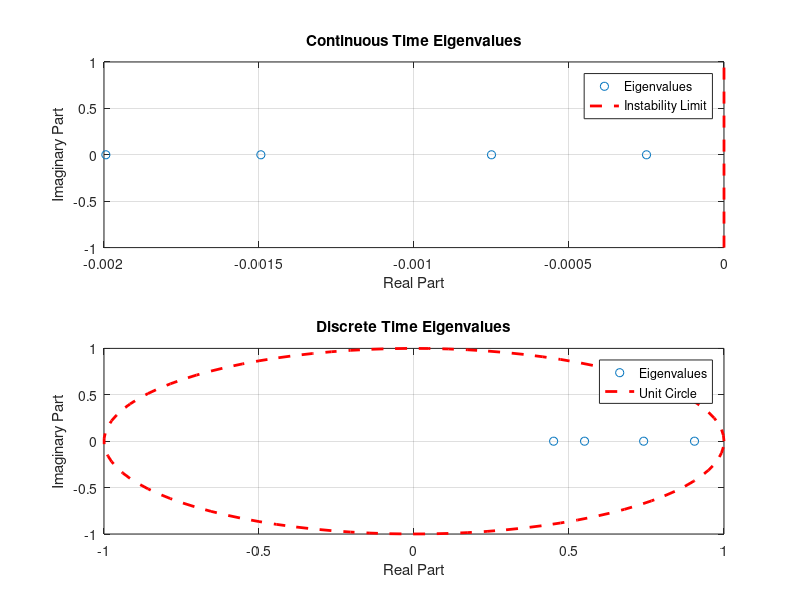

MATLAB code for this plot: (Note: this script raises an error after producing the figure.)
%% Temperature control example

clear
clc
close all

%% Variables definitions

Ts = 400; %temperature in a room changes slowly
N = 4;

alpha = 0.004;

qc = 0.005;
rc = 1000;

qd = 0.01;
rd = 1;

%sector variables 

theta_s = pi/4;

%state space matrices definition

gamma_1=6.22e-4;
gamma_2=2.5e-4;
gamma_e=2.5e-4;
gamma_ol=gamma_1+gamma_2+gamma_e;

A=[-gamma_ol gamma_2 gamma_1 0
    gamma_2 -gamma_ol 0 gamma_1
    gamma_1 0 -gamma_ol gamma_2
    0 gamma_1 gamma_2 -gamma_ol];
B=eye(4);
C=eye(4);
D=zeros(4);

%% Splitting the continuous time matrices

%write the decomposed system on the presentation defining B1,B2 and so on

B1 = B(:,1);
B2 = B(:,2);
B3 = B(:,3);
B4 = B(:,4);

C1 = C(1,:);
C2 = C(2,:);
C3 = C(3,:);
C4 = C(4,:);

B_comp = {B1 B2 B3 B4};
C_comp = {C1;C2;C3;C4};

%% Obtaining the system state space representations

sysCT = ss(A,B,C,D);

sysDT = c2d(sysCT,Ts,'zoh');

[F,G,H,L,Ts] = ssdata(sysDT);

%% Splitting the discrete time matrices

G1 = G(:,1);
G2 = G(:,2);
G3 = G(:,3);
G4 = G(:,4);

H1 = H(1,:);
H2 = H(2,:);
H3 = H(3,:);
H4 = H(4,:);

G_comp = {G1 G2 G3 G4};
H_comp = {H1;H2;H3;H4};

%% Continous time system analysis

Ec = eig(A);                %from the eigenvalues we can detect it's AS because of
rhoc = max(real(eig(A)));   %the negative real value of the eigen value even though
                            %one of them is near the origin

%% Discrete time system analysis

Ed = eig(F);                %from the the eigenvalues we can detect it's simple
rhod = max(abs(eig(F)));    %stable since one of the eigenvalues is on the UC

%% Plotting the eigenvalues

%continuous time

% Plot the eigenvalues in the complex plane
figure(17);
subplot(2,1,1);
plot(real(Ec), imag(Ec), 'o');
hold on;

% Plot a vertical line at the instability limit (real part becomes positive)
instability_limit = 0; % Set the instability limit
plot([instability_limit, instability_limit], ylim, 'r--', 'LineWidth', 2);

title('Continuous Time Eigenvalues');
xlabel('Real Part');
ylabel('Imaginary Part');
grid on;
legend('Eigenvalues', 'Instability Limit', 'Location', 'Best');
hold off;

%discrete time

subplot(2,1,2);
plot(real(Ed), imag(Ed), 'o');
hold on;

% Plot the unit circle
theta = linspace(0, 2*pi, 100);
plot(cos(theta), sin(theta), 'r--', 'LineWidth', 2);

title('Discrete Time Eigenvalues');
xlabel('Real Part');
ylabel('Imaginary Part');
grid on;
legend('Eigenvalues', 'Unit Circle', 'Location', 'Best');
hold off;

sgtitle('Plant');

%% Centralized case
%let's start by doing the centralized case

ContStruc_c = ones(N,N);

Cfm_c = di_fixed_modes( A, B_comp, C_comp, N, ContStruc_c, 2);
Cfm_d = di_fixed_modes( F, G_comp, H_comp, N, ContStruc_c, 2);

[K_cc,rho_cc,feas_cc] = LMI_CT_DeDicont(A,B_comp,C_comp,N,ContStruc_c);
[K_dc,rho_dc,feas_dc] = LMI_DT_DeDicont(F,G_comp,H_comp,N,ContStruc_c);

[K_cc_a, rho_cc_a, feas_cc_a] = LMI_CT_DeDicont_perf_alpha(A,B_comp,C_comp,N,ContStruc_c,alpha);
[K_dc_p, rho_dc_p, feas_dc_p] = LMI_DT_DeDicont_perf_p(F,G_comp,H_comp,N,ContStruc_c,0.5);

[K_cc_s, rho_cc_s, feas_cc_s] = LMI_CT_DeDicont_sector(A,B_comp,C_comp,N,ContStruc_c,theta_s);

[K_cc_h2, rho_cc_h2, feas_cc_h2] = LMI_CT_DeDicont_H2(A,B_comp,C_comp,N,ContStruc_c,qc,rc);
[K_dc_h2, rho_dc_h2, feas_dc_h2] = LMI_DT_DeDicont_H2(F,G_comp,H_comp,N,ContStruc_c,qd,rd);


%% Trajectories for centralized case

x0 = [2; 1; 0.5; 0.7;]; %Initial states

%discrete time 
FCL_1 = (F + K_dc*G);           %closed loop stability LMI
FCL_2 = (F + K_dc_p*G);         %closed loop performance LMI
FCL_3 = (F + K_dc_h2*G);        %closed loop H2 minimization

x_lmi_1 = zeros(4,20);
x_lmi_2 = zeros(4,20);
x_lmi_3 = zeros(4,20);

x_lmi_1(:,1) = x0;
x_lmi_2(:,1) = x0;
x_lmi_3(:,1) = x0;

for i = 1:20
    x_lmi_1(:,i+1) = FCL_1*x_lmi_1(:,i);
    x_lmi_2(:,i+1) = FCL_2*x_lmi_2(:,i);
    x_lmi_3(:,i+1) = FCL_3*x_lmi_3(:,i);
end

figure(1);
subplot(3,1,1);
plot((0:20)*Ts, x_lmi_1);
xlabel('Time');
ylabel('Outputs');
title('Discrete Time Trajectories with Standard LMI');
legend('y1', 'y2','y3','y4');  
grid on;

subplot(3,1,2);
plot((0:20)*Ts, x_lmi_2);
xlabel('Time');
ylabel('Outputs');
title('Discrete Time Trajectories with Performance LMI');
legend('y1', 'y2','y3','y4');  
grid on;

subplot(3,1,3);
plot((0:20)*Ts, x_lmi_3);
xlabel('Time');
ylabel('Outputs');
title('Discrete Time Trajectories with H2 minimization');
legend('y1', 'y2','y3','y4');  
grid on;

sgtitle('Centralized case');

%continous time

ACL_1 = (A+K_cc*B);             %closed loop stability LMI
ACL_2 = (A+K_cc_a*B);           %closed loop performance LMI
ACL_3 = (A+K_cc_s*B);           %closed loop sector LMI
ACL_4 = (A+K_cc_h2*B);          %closed loop H2 minimization
BCL = zeros(4);
CCL = C;
DCL = D;

sysCT_CL_1 = ss(ACL_1, BCL, CCL, DCL);
sysCT_CL_2 = ss(ACL_2, BCL, CCL, DCL);
sysCT_CL_3 = ss(ACL_3, BCL, CCL, DCL);
sysCT_CL_4 = ss(ACL_4, BCL, CCL, DCL);

t = linspace(0, 10, 1000); % Adjust the time span and resolution as needed

[y1, t1] = lsim(sysCT_CL_1, zeros(length(t),4), t, x0);

t = linspace(0, 2000, 200000);

[y2, t2] = lsim(sysCT_CL_2, zeros(length(t),4), t, x0);
[y3, t3] = lsim(sysCT_CL_3, zeros(length(t),4), t, x0);
[y4, t4] = lsim(sysCT_CL_4, zeros(length(t),4), t, x0);

figure(2);
subplot(4,1,1);
plot(t1, y1);
xlabel('Time');
ylabel('Outputs');
title('Continuous Time Trajectories with Standard LMI');
legend('y1', 'y2','y3','y4');  
grid on;

subplot(4,1,2);
plot(t2, y2);
xlabel('Time');
ylabel('Outputs');
title('Continuous Time Trajectories with Performance LMI');
legend('y1', 'y2','y3','y4');  
grid on;

subplot(4,1,3);
plot(t3, y3);
xlabel('Time');
ylabel('Outputs');
title('Continuous Time Trajectories with Sector LMI');
legend('y1', 'y2','y3','y4');  
grid on;

subplot(4,1,4);
plot(t4, y4);
xlabel('Time');
ylabel('Outputs');
title('Continuous Time Trajectories with H2 minimization');
legend('y1', 'y2','y3','y4');  
grid on;

sgtitle('Centralized case');

%% Eigenvalues for the closed loop [centralized case]

%continous time case
eig_v_cc = eig(ACL_1);          %stability LMI case
eig_v_cc_a = eig(ACL_2);        %performance LMI case
eig_v_cc_s = eig(ACL_3);        %sector LMI case
eig_v_cc_h2 = eig(ACL_4);       %H2 minimization case

%discrete time case
eig_v_dc = eig(FCL_1);          %stability LMI case
eig_v_dc_p = eig(FCL_2);        %performance LMI case
eig_v_dc_h2 = eig(FCL_3);       %H2 minimization case  

%% Plotting the eigenvalues

%continuous time

% Plot the eigenvalues in the complex plane
figure(3);
subplot(4,1,1);
plot(real(eig_v_cc), imag(eig_v_cc), 'o');
hold on;

% Plot a vertical line at the instability limit (real part becomes positive)
instability_limit = 0; % Set the instability limit
plot([instability_limit, instability_limit], ylim, 'r--', 'LineWidth', 2);

title('Continuous Time Eigenvalues with Standard LMI');
xlabel('Real Part');
ylabel('Imaginary Part');
grid on;
legend('Eigenvalues', 'Instability Limit', 'Location', 'Best');
hold off;

subplot(4,1,2);
plot(real(eig_v_cc_a), imag(eig_v_cc_a), 'o');
hold on;

% Plot a vertical line at the instability limit (real part becomes positive)
instability_limit = 0; % Set the instability limit
plot([instability_limit, instability_limit], ylim, 'r--', 'LineWidth', 2);

title('Continuous Time Eigenvalues with Performance LMI');
xlabel('Real Part');
ylabel('Imaginary Part');
grid on;
legend('Eigenvalues', 'Instability Limit', 'Location', 'Best');
hold off;

subplot(4,1,3);
plot(real(eig_v_cc_s), imag(eig_v_cc_s), 'o');
hold on;

% Plot a vertical line at the instability limit (real part becomes positive)
instability_limit = 0; % Set the instability limit
plot([instability_limit, instability_limit], ylim, 'r--', 'LineWidth', 2);

title('Continuous Time Eigenvalues with Sector LMI');
xlabel('Real Part');
ylabel('Imaginary Part');
grid on;
legend('Eigenvalues', 'Instability Limit', 'Location', 'Best');
hold off;

subplot(4,1,4);
plot(real(eig_v_cc_h2), imag(eig_v_cc_h2), 'o');
hold on;

% Plot a vertical line at the instability limit (real part becomes positive)
instability_limit = 0; % Set the instability limit
plot([instability_limit, instability_limit], ylim, 'r--', 'LineWidth', 2);

title('Continuous Time Eigenvalues with H2 minimization');
xlabel('Real Part');
ylabel('Imaginary Part');
grid on;
legend('Eigenvalues', 'Instability Limit', 'Location', 'Best');
hold off;

sgtitle('Centralized case');

%discrete time

% Plot the eigenvalues in the complex plane
figure(4);
subplot(3,1,1);
plot(real(eig_v_dc), imag(eig_v_dc), 'o');
hold on;

% Plot the unit circle
theta = linspace(0, 2*pi, 100);
plot(cos(theta), sin(theta), 'r--', 'LineWidth', 2);

title('Discrete Time Eigenvalues with Standard LMI');
xlabel('Real Part');
ylabel('Imaginary Part');
grid on;
legend('Eigenvalues', 'Unit Circle', 'Location', 'Best');
hold off;

subplot(3,1,2);
plot(real(eig_v_dc_p), imag(eig_v_dc_p), 'o');
hold on;

% Plot the unit circle
theta = linspace(0, 2*pi, 100);
plot(cos(theta), sin(theta), 'r--', 'LineWidth', 2);

title('Discrete Time Eigenvalues with Performance LMI');
xlabel('Real Part');
ylabel('Imaginary Part');
grid on;
legend('Eigenvalues', 'Unit Circle', 'Location', 'Best');
hold off;

subplot(3,1,3);
plot(real(eig_v_dc_h2), imag(eig_v_dc_h2), 'o');
hold on;

% Plot the unit circle
theta = linspace(0, 2*pi, 100);
plot(cos(theta), sin(theta), 'r--', 'LineWidth', 2);

title('Discrete Time Eigenvalues with H2 Minimization');
xlabel('Real Part');
ylabel('Imaginary Part');
grid on;
legend('Eigenvalues', 'Unit Circle', 'Location', 'Best');
hold off;

sgtitle('Centralized case');

%% Decentralized case

ConstStruc_de = eye(N);

Defm_c = di_fixed_modes( A, B_comp, C_comp, N, ConstStruc_de, 2);  
Defm_d = di_fixed_modes( F, G_comp, H_comp, N, ConstStruc_de, 2);

[K_cde,rho_cde,feas_cde] = LMI_CT_DeDicont(A,B_comp,C_comp,N,ConstStruc_de);
[K_dde,rho_dde,feas_dde] = LMI_DT_DeDicont(F,G_comp,H_comp,N,ConstStruc_de);

[K_cde_a, rho_cde_a, feas_cde_a] = LMI_CT_DeDicont_perf_alpha(A,B_comp,C_comp,N,ConstStruc_de,alpha);
[K_dde_p, rho_dde_p, feas_dde_p] = LMI_DT_DeDicont_perf_p(F,G_comp,H_comp,N,ConstStruc_de,0.5);

[K_cde_s, rho_cde_s, feas_cde_s] = LMI_CT_DeDicont_sector(A,B_comp,C_comp,N,ConstStruc_de,theta_s);

[K_cde_h2, rho_cde_h2, feas_cde_h2] = LMI_CT_DeDicont_H2(A,B_comp,C_comp,N,ConstStruc_de, qc, rc);
[K_dde_h2, rho_dde_h2, feas_dde_h2] = LMI_DT_DeDicont_H2(F,G_comp,H_comp,N,ConstStruc_de, qd, rd);


%% Trajectories for decentralized

x0 = [2; 1; 0.5; 0.7;]; %Initial states

%discrete time 
FCL_1 = (F + K_dde*G);          %closed loop stability LMI
FCL_2 = (F + K_dde_p*G);        %closed loop performance LMI
FCL_3 = (F + K_dde_h2*G);       %closed loop H2 minimization

x_lmi_1 = zeros(4,20);
x_lmi_2 = zeros(4,20);
x_lmi_3 = zeros(4,20);

x_lmi_1(:,1) = x0;
x_lmi_2(:,1) = x0;
x_lmi_3(:,1) = x0;

for i = 1:20
    x_lmi_1(:,i+1) = FCL_1*x_lmi_1(:,i);
    x_lmi_2(:,i+1) = FCL_2*x_lmi_2(:,i);
    x_lmi_3(:,i+1) = FCL_3*x_lmi_3(:,i);
end

figure(5);
subplot(3,1,1);
plot((0:20)*Ts, x_lmi_1);
xlabel('Time');
ylabel('Outputs');
title('Discrete Time Trajectories with Standard LMI');
legend('y1', 'y2','y3','y4');  
grid on;

subplot(3,1,2);
plot((0:20)*Ts, x_lmi_2);
xlabel('Time');
ylabel('Outputs');
title('Discrete Time Trajectories with Performance LMI');
legend('y1', 'y2','y3','y4');  
grid on;

subplot(3,1,3);
plot((0:20)*Ts, x_lmi_3);
xlabel('Time');
ylabel('Outputs');
title('Discrete Time Trajectories with H2 minimization LMI');
legend('y1', 'y2','y3','y4');  
grid on;

sgtitle('Decentralized case');

%continous time

ACL_1 = (A+K_cde*B);
ACL_2 = (A+K_cde_a*B);
ACL_3 = (A+K_cde_s*B);
ACL_4 = (A+K_cde_h2*B);
BCL = zeros(4);
CCL = C;
DCL = D;

sysCT_CL_1 = ss(ACL_1, BCL, CCL, DCL);
sysCT_CL_2 = ss(ACL_2, BCL, CCL, DCL);
sysCT_CL_3 = ss(ACL_3, BCL, CCL, DCL);
sysCT_CL_4 = ss(ACL_4, BCL, CCL, DCL);

t = linspace(0, 10, 1000); % Adjust the time span and resolution as needed

[y1, t1] = lsim(sysCT_CL_1, zeros(length(t),4), t, x0);

t = linspace(0, 2000, 200000);

[y2, t2] = lsim(sysCT_CL_2, zeros(length(t),4), t, x0);
[y3, t3] = lsim(sysCT_CL_3, zeros(length(t),4), t, x0);
[y4, t4] = lsim(sysCT_CL_4, zeros(length(t),4), t, x0);

figure(6);
subplot(4,1,1);
plot(t1, y1);
xlabel('Time');
ylabel('Outputs');
title('Continuous Time Trajectories with Standard LMI');
legend('y1', 'y2','y3','y4');  
grid on;

subplot(4,1,2);
plot(t2, y2);
xlabel('Time');
ylabel('Outputs');
title('Continuous Time Trajectories with Performance LMI');
legend('y1', 'y2','y3','y4');  
grid on;

subplot(4,1,3);
plot(t3, y3);
xlabel('Time');
ylabel('Outputs');
title('Continuous Time Trajectories with Sector LMI');
legend('y1', 'y2','y3','y4');  
grid on;

subplot(4,1,4);
plot(t4, y4);
xlabel('Time');
ylabel('Outputs');
title('Continuous Time Trajectories with H2 minimization');
legend('y1', 'y2','y3','y4');  
grid on;

sgtitle('Decentralized case');

%% Eigenvalues for the closed loop [decentralized case]

%continous time case
eig_v_cde = eig(ACL_1);          %stability LMI case
eig_v_cde_a = eig(ACL_2);        %performance LMI case
eig_v_cde_s = eig(ACL_3);        %sector LMI case
eig_v_cde_h2 = eig(ACL_4);       %H2 minimization case

%discrete time case
eig_v_dde = eig(FCL_1);          %stability LMI case
eig_v_dde_p = eig(FCL_2);        %performance LMI case
eig_v_dde_h2 = eig(FCL_3);       %H2 minimization case 

%% Plotting the eigenvalues

%continuous time

% Plot the eigenvalues in the complex plane
figure(7);
subplot(4,1,1);
plot(real(eig_v_cde), imag(eig_v_cde), 'o');
hold on;

% Plot a vertical line at the instability limit (real part becomes positive)
instability_limit = 0; % Set the instability limit
plot([instability_limit, instability_limit], ylim, 'r--', 'LineWidth', 2);

title('Continuous Time Eigenvalues with Standard LMI');
xlabel('Real Part');
ylabel('Imaginary Part');
grid on;
legend('Eigenvalues', 'Instability Limit', 'Location', 'Best');
hold off;

subplot(4,1,2);
plot(real(eig_v_cde_a), imag(eig_v_cde_a), 'o');
hold on;

% Plot a vertical line at the instability limit (real part becomes positive)
instability_limit = 0; % Set the instability limit
plot([instability_limit, instability_limit], ylim, 'r--', 'LineWidth', 2);

title('Continuous Time Eigenvalues with Performance LMI');
xlabel('Real Part');
ylabel('Imaginary Part');
grid on;
legend('Eigenvalues', 'Instability Limit', 'Location', 'Best');
hold off;

subplot(4,1,3);
plot(real(eig_v_cde_s), imag(eig_v_cde_s), 'o');
hold on;

% Plot a vertical line at the instability limit (real part becomes positive)
instability_limit = 0; % Set the instability limit
plot([instability_limit, instability_limit], ylim, 'r--', 'LineWidth', 2);

title('Continuous Time Eigenvalues with Sector LMI');
xlabel('Real Part');
ylabel('Imaginary Part');
grid on;
legend('Eigenvalues', 'Instability Limit', 'Location', 'Best');
hold off;

subplot(4,1,4);
plot(real(eig_v_cde_h2), imag(eig_v_cde_h2), 'o');
hold on;

% Plot a vertical line at the instability limit (real part becomes positive)
instability_limit = 0; % Set the instability limit
plot([instability_limit, instability_limit], ylim, 'r--', 'LineWidth', 2);

title('Continuous Time Eigenvalues with H2 minimization');
xlabel('Real Part');
ylabel('Imaginary Part');
grid on;
legend('Eigenvalues', 'Instability Limit', 'Location', 'Best');
hold off;

sgtitle('Decentralized case');

%discrete time

% Plot the eigenvalues in the complex plane
figure(8);
subplot(3,1,1);
plot(real(eig_v_dde), imag(eig_v_dde), 'o');
hold on;

% Plot the unit circle
theta = linspace(0, 2*pi, 100);
plot(cos(theta), sin(theta), 'r--', 'LineWidth', 2);

title('Discrete Time Eigenvalues with Standard LMI');
xlabel('Real Part');
ylabel('Imaginary Part');
grid on;
legend('Eigenvalues', 'Unit Circle', 'Location', 'Best');
hold off;

subplot(3,1,2);
plot(real(eig_v_dde_p), imag(eig_v_dde_p), 'o');
hold on;

% Plot the unit circle
theta = linspace(0, 2*pi, 100);
plot(cos(theta), sin(theta), 'r--', 'LineWidth', 2);

title('Discrete Time Eigenvalues with Performance LMI');
xlabel('Real Part');
ylabel('Imaginary Part');
grid on;
legend('Eigenvalues', 'Unit Circle', 'Location', 'Best');
hold off;

subplot(3,1,3);
plot(real(eig_v_dde_h2), imag(eig_v_dde_h2), 'o');
hold on;

% Plot the unit circle
theta = linspace(0, 2*pi, 100);
plot(cos(theta), sin(theta), 'r--', 'LineWidth', 2);

title('Discrete Time Eigenvalues with H2 Minimization');
xlabel('Real Part');
ylabel('Imaginary Part');
grid on;
legend('Eigenvalues', 'Unit Circle', 'Location', 'Best');
hold off;

sgtitle('Decentralized case');

%% Distributed case (case 1)
%let's consider the first case in which each room communicates with its
%neighbours

ConstStruc_di_1 = [1 1 1 0;
                 1 1 0 1;
                 1 0 1 1;
                 0 1 1 1;];

Di_1_fm_c = di_fixed_modes( A, B_comp, C_comp, N, ConstStruc_di_1, 2);  
Di_1_fm_d = di_fixed_modes( F, G_comp, H_comp, N, ConstStruc_di_1, 2);

[K_cdi_1,rho_cdi_1,feas_cdi_1] = LMI_CT_DeDicont(A,B_comp,C_comp,N,ConstStruc_di_1);
[K_ddi_1,rho_ddi_1,feas_ddi_1] = LMI_DT_DeDicont(F,G_comp,H_comp,N,ConstStruc_di_1);

[K_cdi_a_1, rho_cdi_a_1, feas_cdi_a_1] = LMI_CT_DeDicont_perf_alpha(A,B_comp,C_comp,N,ConstStruc_di_1,alpha);
[K_ddi_p_1, rho_ddi_p_1, feas_ddi_p_1] = LMI_DT_DeDicont_perf_p(F,G_comp,H_comp,N,ConstStruc_di_1,0.5);

[K_cdi_s_1, rho_cdi_s_1, feas_cdi_s_1] = LMI_CT_DeDicont_sector(A,B_comp,C_comp,N,ConstStruc_di_1,theta_s);

[K_cdi_h2_1, rho_cdi_h2_1, feas_cdi_h2_1] = LMI_CT_DeDicont_H2(A,B_comp,C_comp,N,ConstStruc_di_1,qc,rc);
[K_ddi_h2_1, rho_ddi_h2_1, feas_ddi_h2_1] = LMI_DT_DeDicont_H2(F,G_comp,H_comp,N,ConstStruc_di_1,qd,rd);

%% Trajectories for distributed (1st case)

x0 = [2; 1; 0.5; 0.7;]; %Initial states

%discrete time 
FCL_1 = (F + K_ddi_1*G);            %closed loop stability LMI
FCL_2 = (F + K_ddi_p_1*G);          %closed loop performance LMI
FCL_3 = (F + K_ddi_h2_1*G);         %closed loop H2 minimization

x_lmi_1 = zeros(4,20);
x_lmi_2 = zeros(4,20);
x_lmi_3 = zeros(4,20);

x_lmi_1(:,1) = x0;
x_lmi_2(:,1) = x0;
x_lmi_3(:,1) = x0;

for i = 1:20
    x_lmi_1(:,i+1) = FCL_1*x_lmi_1(:,i);
    x_lmi_2(:,i+1) = FCL_2*x_lmi_2(:,i);
    x_lmi_3(:,i+1) = FCL_3*x_lmi_3(:,i);
end

figure(9);
subplot(3,1,1);
plot((0:20)*Ts, x_lmi_1);
xlabel('Time');
ylabel('Outputs');
title('Discrete Time Trajectories with Standard LMI');
legend('y1', 'y2','y3','y4');  
grid on;

subplot(3,1,2);
plot((0:20)*Ts, x_lmi_2);
xlabel('Time');
ylabel('Outputs');
title('Discrete Time Trajectories with Performance LMI');
legend('y1', 'y2','y3','y4');  
grid on;

subplot(3,1,3);
plot((0:20)*Ts, x_lmi_3);
xlabel('Time');
ylabel('Outputs');
title('Discrete Time Trajectories with H2 minimization');
legend('y1', 'y2','y3','y4');  
grid on;

sgtitle('Distributed case (case 1)');

%continous time

ACL_1 = (A+K_cdi_1*B);
ACL_2 = (A+K_cdi_a_1*B);
ACL_3 = (A+K_cdi_s_1*B);
ACL_4 = (A+K_cdi_h2_1*B);

BCL = zeros(4);
CCL = C;
DCL = D;

sysCT_CL_1 = ss(ACL_1, BCL, CCL, DCL);
sysCT_CL_2 = ss(ACL_2, BCL, CCL, DCL);
sysCT_CL_3 = ss(ACL_3, BCL, CCL, DCL);
sysCT_CL_4 = ss(ACL_4, BCL, CCL, DCL);

t = linspace(0, 10, 1000); % Adjust the time span and resolution as needed

[y1, t1] = lsim(sysCT_CL_1, zeros(length(t),4), t, x0);

t = linspace(0, 2000, 200000);

[y2, t2] = lsim(sysCT_CL_2, zeros(length(t),4), t, x0);
[y3, t3] = lsim(sysCT_CL_3, zeros(length(t),4), t, x0);
[y4, t4] = lsim(sysCT_CL_4, zeros(length(t),4), t, x0);

figure(10);
subplot(4,1,1);
plot(t1, y1);
xlabel('Time');
ylabel('Outputs');
title('Continuous Time Trajectories with Standard LMI');
legend('y1', 'y2','y3','y4');  
grid on;

subplot(4,1,2);
plot(t2, y2);
xlabel('Time');
ylabel('Outputs');
title('Continuous Time Trajectories with Performance LMI');
legend('y1', 'y2','y3','y4');  
grid on;

subplot(4,1,3);
plot(t3, y3);
xlabel('Time');
ylabel('Outputs');
title('Continuous Time Trajectories with Sector LMI');
legend('y1', 'y2','y3','y4');  
grid on;

subplot(4,1,4);
plot(t4, y4);
xlabel('Time');
ylabel('Outputs');
title('Continuous Time Trajectories with H2 minimization');
legend('y1', 'y2','y3','y4');  
grid on;

sgtitle('Distributed case (case 1)');

%% Eigenvalues for the closed loop [distributed case 1]

%continous time case
eig_v_cdi_1 = eig(ACL_1);          %stability LMI case
eig_v_cdi_a_1 = eig(ACL_2);        %performance LMI case
eig_v_cdi_s_1 = eig(ACL_3);        %sector LMI case
eig_v_cdi_h2_1 = eig(ACL_4);       %H2 minimization case

%discrete time case
eig_v_ddi_1 = eig(FCL_1);          %stability LMI case
eig_v_ddi_p_1 = eig(FCL_2);        %performance LMI case
eig_v_ddi_h2_1 = eig(FCL_3);       %H2 minimization case 

%% Plotting the eigenvalues

%continuous time

% Plot the eigenvalues in the complex plane
figure(11);
subplot(4,1,1);
plot(real(eig_v_cdi_1), imag(eig_v_cdi_1), 'o');
hold on;

% Plot a vertical line at the instability limit (real part becomes positive)
instability_limit = 0; % Set the instability limit
plot([instability_limit, instability_limit], ylim, 'r--', 'LineWidth', 2);

title('Continuous Time Eigenvalues with Standard LMI');
xlabel('Real Part');
ylabel('Imaginary Part');
grid on;
legend('Eigenvalues', 'Instability Limit', 'Location', 'Best');
hold off;

subplot(4,1,2);
plot(real(eig_v_cdi_a_1), imag(eig_v_cdi_a_1), 'o');
hold on;

% Plot a vertical line at the instability limit (real part becomes positive)
instability_limit = 0; % Set the instability limit
plot([instability_limit, instability_limit], ylim, 'r--', 'LineWidth', 2);

title('Continuous Time Eigenvalues with Performance LMI');
xlabel('Real Part');
ylabel('Imaginary Part');
grid on;
legend('Eigenvalues', 'Instability Limit', 'Location', 'Best');
hold off;

subplot(4,1,3);
plot(real(eig_v_cdi_s_1), imag(eig_v_cdi_s_1), 'o');
hold on;

% Plot a vertical line at the instability limit (real part becomes positive)
instability_limit = 0; % Set the instability limit
plot([instability_limit, instability_limit], ylim, 'r--', 'LineWidth', 2);

title('Continuous Time Eigenvalues with Sector LMI');
xlabel('Real Part');
ylabel('Imaginary Part');
grid on;
legend('Eigenvalues', 'Instability Limit', 'Location', 'Best');
hold off;

subplot(4,1,4);
plot(real(eig_v_cdi_h2_1), imag(eig_v_cdi_h2_1), 'o');
hold on;

% Plot a vertical line at the instability limit (real part becomes positive)
instability_limit = 0; % Set the instability limit
plot([instability_limit, instability_limit], ylim, 'r--', 'LineWidth', 2);

title('Continuous Time Eigenvalues with H2 minimization');
xlabel('Real Part');
ylabel('Imaginary Part');
grid on;
legend('Eigenvalues', 'Instability Limit', 'Location', 'Best');
hold off;

sgtitle('Distributed case (case 1)');

%discrete time

% Plot the eigenvalues in the complex plane
figure(12);
subplot(3,1,1);
plot(real(eig_v_ddi_1), imag(eig_v_ddi_1), 'o');
hold on;

% Plot the unit circle
theta = linspace(0, 2*pi, 100);
plot(cos(theta), sin(theta), 'r--', 'LineWidth', 2);

title('Discrete Time Eigenvalues with Standard LMI');
xlabel('Real Part');
ylabel('Imaginary Part');
grid on;
legend('Eigenvalues', 'Unit Circle', 'Location', 'Best');
hold off;

subplot(3,1,2);
plot(real(eig_v_ddi_p_1), imag(eig_v_ddi_p_1), 'o');
hold on;

% Plot the unit circle
theta = linspace(0, 2*pi, 100);
plot(cos(theta), sin(theta), 'r--', 'LineWidth', 2);

title('Discrete Time Eigenvalues with Performance LMI');
xlabel('Real Part');
ylabel('Imaginary Part');
grid on;
legend('Eigenvalues', 'Unit Circle', 'Location', 'Best');
hold off;

subplot(3,1,3);
plot(real(eig_v_ddi_h2_1), imag(eig_v_ddi_h2_1), 'o');
hold on;

% Plot the unit circle
theta = linspace(0, 2*pi, 100);
plot(cos(theta), sin(theta), 'r--', 'LineWidth', 2);

title('Discrete Time Eigenvalues with H2 Minimization');
xlabel('Real Part');
ylabel('Imaginary Part');
grid on;
legend('Eigenvalues', 'Unit Circle', 'Location', 'Best');
hold off;

sgtitle('Distributed case (case 1)');

%% Distributed case (case 2)
%let's consider the case in which each room communicates just with the
%opposite with respect to itself


ConstStruc_di_2 = [1 0 0 1;
                 0 1 1 0;
                 0 1 1 0;
                 1 0 0 1;];
Di_2_fm_c = di_fixed_modes( A, B_comp, C_comp, N, ConstStruc_di_2, 2);  
Di_2_fm_d = di_fixed_modes( F, G_comp, H_comp, N, ConstStruc_di_2, 2);

[K_cdi_2,rho_cdi_2,feas_cdi_2] = LMI_CT_DeDicont(A,B_comp,C_comp,N,ConstStruc_di_2);
[K_ddi_2,rho_ddi_2,feas_ddi_2] = LMI_DT_DeDicont(F,G_comp,H_comp,N,ConstStruc_di_2);

[K_cdi_a_2, rho_cdi_a_2, feas_cdi_a_2] = LMI_CT_DeDicont_perf_alpha(A,B_comp,C_comp,N,ConstStruc_di_2,alpha);
[K_ddi_p_2, rho_ddi_p_2, feas_ddi_p_2] = LMI_DT_DeDicont_perf_p(F,G_comp,H_comp,N,ConstStruc_di_2,0.5);

[K_cdi_s_2, rho_cdi_s_2, feas_cdi_s_2] = LMI_CT_DeDicont_sector(A,B_comp,C_comp,N,ConstStruc_di_2,theta_s);

[K_cdi_h2_2, rho_cdi_h2_2, feas_cdi_h2_2] = LMI_CT_DeDicont_H2(A,B_comp,C_comp,N,ConstStruc_di_2,qc,rc);
[K_ddi_h2_2, rho_ddi_h2_2, feas_ddi_h2_2] = LMI_DT_DeDicont_H2(F,G_comp,H_comp,N,ConstStruc_di_2,qd,rd);

%% Trajectories for distributed (2nd case)

x0 = [2; 1; 0.5; 0.7;]; %Initial states

%discrete time 
FCL_1 = (F + K_ddi_2*G);            %closed loop stability LMI
FCL_2 = (F + K_ddi_p_2*G);          %closed loop performance LMI
FCL_3 = (F + K_ddi_h2_2*G);         %closed loop H2 minimization

x_lmi_1 = zeros(4,20);
x_lmi_2 = zeros(4,20);
x_lmi_3 = zeros(4,20);

x_lmi_1(:,1) = x0;
x_lmi_2(:,1) = x0;
x_lmi_3(:,1) = x0;

for i = 1:20
    x_lmi_1(:,i+1) = FCL_1*x_lmi_1(:,i);
    x_lmi_2(:,i+1) = FCL_2*x_lmi_2(:,i);
    x_lmi_3(:,i+1) = FCL_2*x_lmi_3(:,i);
end

figure(13);
subplot(3,1,1);
plot((0:20)*Ts, x_lmi_1);
xlabel('Time');
ylabel('Outputs');
title('Discrete Time Trajectories with Standard LMI');
legend('y1', 'y2','y3','y4');  
grid on;

subplot(3,1,2);
plot((0:20)*Ts, x_lmi_2);
xlabel('Time');
ylabel('Outputs');
title('Discrete Time Trajectories with Performance LMI');
legend('y1', 'y2','y3','y4');  
grid on;

subplot(3,1,3);
plot((0:20)*Ts, x_lmi_3);
xlabel('Time');
ylabel('Outputs');
title('Discrete Time Trajectories with H2 minimization');
legend('y1', 'y2','y3','y4');  
grid on;

sgtitle('Distributed case (case 2)');

%continous time

ACL_1 = (A+K_cdi_2*B);
ACL_2 = (A+K_cdi_a_2*B);
ACL_3 = (A+K_cdi_s_2*B);
ACL_4 = (A+K_cdi_h2_2*B);
BCL = zeros(4);
CCL = C;
DCL = D;

sysCT_CL_1 = ss(ACL_1, BCL, CCL, DCL);
sysCT_CL_2 = ss(ACL_2, BCL, CCL, DCL);
sysCT_CL_3 = ss(ACL_3, BCL, CCL, DCL);
sysCT_CL_4 = ss(ACL_4, BCL, CCL, DCL);

t = linspace(0, 10, 1000); % Adjust the time span and resolution as needed

[y1, t1] = lsim(sysCT_CL_1, zeros(length(t),4), t, x0);

t = linspace(0, 2000, 200000);

[y2, t2] = lsim(sysCT_CL_2, zeros(length(t),4), t, x0);
[y3, t3] = lsim(sysCT_CL_3, zeros(length(t),4), t, x0);
[y4, t4] = lsim(sysCT_CL_4, zeros(length(t),4), t, x0);

figure(14);
subplot(4,1,1);
plot(t1, y1);
xlabel('Time');
ylabel('Outputs');
title('Continuous Time Trajectories with Standard LMI');
legend('y1', 'y2','y3','y4');  
grid on;

subplot(4,1,2);
plot(t2, y2);
xlabel('Time');
ylabel('Outputs');
title('Continuous Time Trajectories with Performance LMI');
legend('y1', 'y2','y3','y4');  
grid on;

subplot(4,1,3);
plot(t3, y3);
xlabel('Time');
ylabel('Outputs');
title('Continuous Time Trajectories with sector LMI');
legend('y1', 'y2','y3','y4');  
grid on;

subplot(4,1,4);
plot(t4, y4);
xlabel('Time');
ylabel('Outputs');
title('Continuous Time Trajectories with H2 minimization');
legend('y1', 'y2','y3','y4');  
grid on;

sgtitle('Distributed case (case 2)');

%% Eigenvalues for the closed loop [distributed case 2]

%%continous time case
eig_v_cdi_2 = eig(ACL_1);          %stability LMI case
eig_v_cdi_a_2 = eig(ACL_2);        %performance LMI case
eig_v_cdi_s_2 = eig(ACL_3);        %sector LMI case
eig_v_cdi_h2_2 = eig(ACL_4);       %H2 minimization case

%%discrete time case
eig_v_ddi_2 = eig(FCL_1);          %stability LMI case
eig_v_ddi_p_2 = eig(FCL_2);        %performance LMI case
eig_v_ddi_h2_2 = eig(FCL_3);       %H2 minimization case 

%% Plotting the eigenvalues

%continuous time

% Plot the eigenvalues in the complex plane
figure(15);
subplot(4,1,1);
plot(real(eig_v_cdi_2), imag(eig_v_cdi_2), 'o');
hold on;

% Plot a vertical line at the instability limit (real part becomes positive)
instability_limit = 0; % Set the instability limit
plot([instability_limit, instability_limit], ylim, 'r--', 'LineWidth', 2);

title('Continuous Time Eigenvalues with Standard LMI');
xlabel('Real Part');
ylabel('Imaginary Part');
grid on;
legend('Eigenvalues', 'Instability Limit', 'Location', 'Best');
hold off;

subplot(4,1,2);
plot(real(eig_v_cdi_a_2), imag(eig_v_cdi_a_2), 'o');
hold on;

% Plot a vertical line at the instability limit (real part becomes positive)
instability_limit = 0; % Set the instability limit
plot([instability_limit, instability_limit], ylim, 'r--', 'LineWidth', 2);

title('Continuous Time Eigenvalues with Performance LMI');
xlabel('Real Part');
ylabel('Imaginary Part');
grid on;
legend('Eigenvalues', 'Instability Limit', 'Location', 'Best');
hold off;

subplot(4,1,3);
plot(real(eig_v_cdi_s_2), imag(eig_v_cdi_s_2), 'o');
hold on;

% Plot a vertical line at the instability limit (real part becomes positive)
instability_limit = 0; % Set the instability limit
plot([instability_limit, instability_limit], ylim, 'r--', 'LineWidth', 2);

title('Continuous Time Eigenvalues with Sector LMI');
xlabel('Real Part');
ylabel('Imaginary Part');
grid on;
legend('Eigenvalues', 'Instability Limit', 'Location', 'Best');
hold off;

subplot(4,1,4);
plot(real(eig_v_cdi_h2_2), imag(eig_v_cdi_h2_2), 'o');
hold on;

% Plot a vertical line at the instability limit (real part becomes positive)
instability_limit = 0; % Set the instability limit
plot([instability_limit, instability_limit], ylim, 'r--', 'LineWidth', 2);

title('Continuous Time Eigenvalues with H2 minimization');
xlabel('Real Part');
ylabel('Imaginary Part');
grid on;
legend('Eigenvalues', 'Instability Limit', 'Location', 'Best');
hold off;

sgtitle('Distributed case (case 2)');

%discrete time

% Plot the eigenvalues in the complex plane
figure(16);
subplot(3,1,1);
plot(real(eig_v_ddi_2), imag(eig_v_ddi_2), 'o');
hold on;

% Plot the unit circle
theta = linspace(0, 2*pi, 100);
plot(cos(theta), sin(theta), 'r--', 'LineWidth', 2);

title('Discrete Time Eigenvalues with Standard LMI');
xlabel('Real Part');
ylabel('Imaginary Part');
grid on;
legend('Eigenvalues', 'Unit Circle', 'Location', 'Best');
hold off;

subplot(3,1,2);
plot(real(eig_v_ddi_p_2), imag(eig_v_ddi_p_2), 'o');
hold on;

% Plot the unit circle
theta = linspace(0, 2*pi, 100);
plot(cos(theta), sin(theta), 'r--', 'LineWidth', 2);

title('Discrete Time Eigenvalues with Performance LMI');
xlabel('Real Part');
ylabel('Imaginary Part');
grid on;
legend('Eigenvalues', 'Unit Circle', 'Location', 'Best');
hold off;

subplot(3,1,3);
plot(real(eig_v_ddi_h2_2), imag(eig_v_ddi_h2_2), 'o');
hold on;

% Plot the unit circle
theta = linspace(0, 2*pi, 100);
plot(cos(theta), sin(theta), 'r--', 'LineWidth', 2);

title('Discrete Time Eigenvalues with H2 Minimization');
xlabel('Real Part');
ylabel('Imaginary Part');
grid on;
legend('Eigenvalues', 'Unit Circle', 'Location', 'Best');
hold off;

sgtitle('Distributed case (case 2)');
